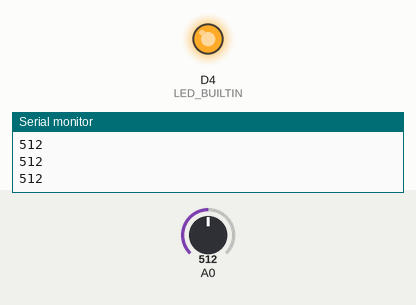
A sketch run on a simulated ESP8266 (NodeMCU). Shown: output pins drawn as LEDs (lit = HIGH, except the on-board LED, lit = LOW), the last lines printed to the serial monitor. The inputs (shaded band) are chosen by the test bench; at power-on: A0 = 512.

Above: at 1.2 s.
1.3 s: A0 set to 494
At 2.5 s:
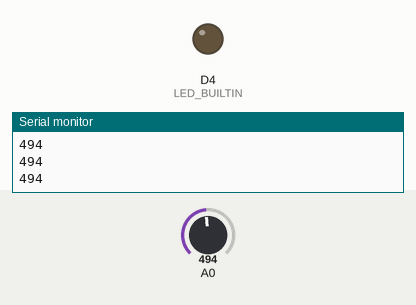
2.9 s: A0 set to 521
At 3.8 s:
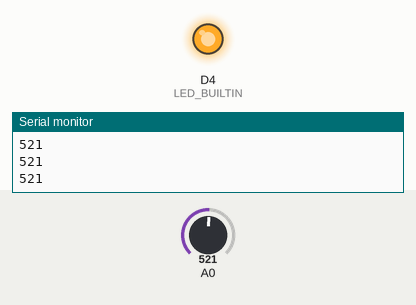
4.5 s: A0 set to 511
At 5.1 s:
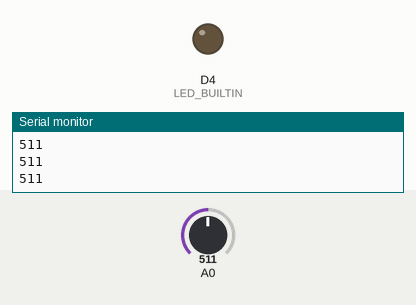
Timing chart, 0 to 7.5 s (numbered marks = the images above; inputs shaded):
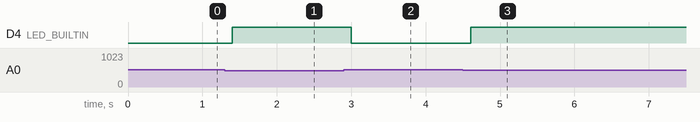

Measured:
- the behaviour switches between 512 and 511 on A0 (found by bisection; images 0 and 1)
- after the input at 1.3 s, D4 (LED_BUILTIN): LOW → HIGH after 0.10 s
- after the input at 2.9 s, D4 (LED_BUILTIN): HIGH → LOW after 0.10 s
- after the input at 4.5 s, D4 (LED_BUILTIN): LOW → HIGH after 0.10 s

The sketch:

Arduino_Predict.ino
```cpp
#include "model.h"

Eloquent::ML::Port::DecisionTree mymodel;

void setup() {
  Serial.begin(115200);
  pinMode(LED_BUILTIN, OUTPUT);
  digitalWrite(LED_BUILTIN, HIGH);
}

void loop() {
  /**
    * Potentiometer middle pin to D0
  */
  int sensorValue = analogRead(D0);
  Serial.println(sensorValue);

  float input[] = {(float) sensorValue};

  int prediction = mymodel.predict(input);
  if(prediction == 1)
  {
    digitalWrite(LED_BUILTIN, LOW);
  }
  else
  {
    digitalWrite(LED_BUILTIN, HIGH);
  }

  delay(200);  // delay in between reads for stability
}
```

model.h
```cpp
#pragma once
#include <cstdarg>
namespace Eloquent {
    namespace ML {
        namespace Port {
            class DecisionTree {
                public:
                    /**
                    * Predict class for features vector
                    */
                    int predict(float *x) {
                        if (x[0] <= 511.5) {
                            return 0;
                        }

                        else {
                            return 1;
                        }
                    }

                protected:
                };
            }
        }
    }
```
